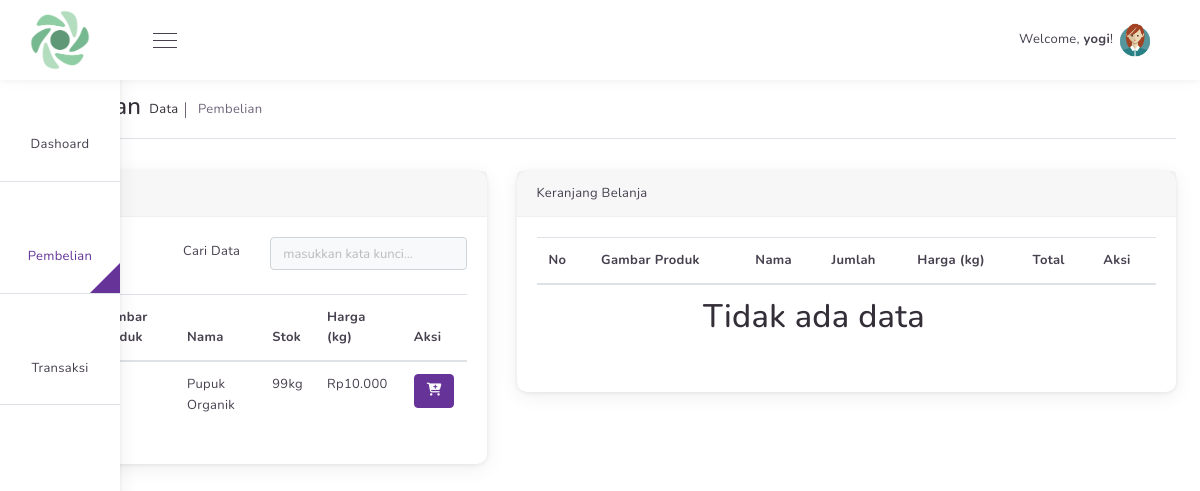
/views/pembelian (signed in), run on the app's committed database.
### tables this page shows
CREATE TABLE `produk` (
  `id` int(11) NOT NULL,
  `nama_produk` varchar(255) NOT NULL,
  `gambar_produk` varchar(255) NOT NULL,
  `jumlah_produk_kg` int(11) NOT NULL,
  `harga_produk` int(11) NOT NULL
);

### views/pembelian/index.php (the view, shortened to what this page needs)
<?php
require_once('../../config/config.php');
$db = databaseConnection();
$query = "SELECT * FROM produk WHERE jumlah_produk_kg > 0";
$stmt = $db->query($query);
$results = $stmt->fetchAll();
$query2 = "SELECT a.id, a.kuantitas, c.nama_produk, c.harga_produk, c.gambar_produk, b.id as id_transaksi, c.jumlah_produk_kg
            FROM detail_transaksi a
            JOIN transaksi b ON a.id_transaksi=b.id
            JOIN produk c ON c.id=a.id_produk
            WHERE b.id_pengguna = " . $_SESSION['id_pengguna'] . " AND b.is_done = 0";
$prep = $db->query($query2);
$data = $prep->fetchAll();
?>
<div class="row">
    <div class="col-5">
        <div class="card mb-4">
            <div class="card-header">
                <div class="row">
                    <div class="col-12">
                    </div>
                </div>
            </div>
            <div class="card-body">
                <div class="row">
                    <div class="col-6">
                        <p class="text-right mt-1">Cari Data</p>
                    </div>
                    <div class="col-6">
                        <input type="text" name="search" id="search" class="form-control search" placeholder="masukkan kata kunci...">
                    </div>
                </div>
                <table class="table table-hover table-stripped mt-3" id="tableProduct">
                    <thead>
                        <tr>
                            <th>No</th>
                            <th>Gambar Produk</th>
                            <th>Nama</th>
                            <th>Stok</th>
                            <th>Harga (kg)</th>
                            <th>Aksi</th>
                        </tr>
                    </thead>
                    <tbody>
                        <?php foreach ($results as $key => $value) : ?>
                            <tr>
                                <td><?= ($key + 1); ?></td>
                                <td><img src="<?= $value['gambar_produk']; ?>" width="100px"></td>
                                <td><?= $value['nama_produk']; ?></td>
                                <td><?= $value['jumlah_produk_kg']; ?>kg</td>
                                <td>Rp<?= number_format($value['harga_produk'], 0, ",", ".") ?></td>
                                <td>
                                    <button class="btn btn-cart btn-primary" data-cat="addCart" data-id="<?= $value['id']; ?>" data-max="<?= $value['jumlah_produk_kg']; ?>" <?= $value['jumlah_produk_kg'] == 0 ? 'disabled' : ''; ?>>
                                        <i class="fa fa-cart-plus text-white pointer"></i>
                                    </button>
                                </td>
                            </tr>
                        <?php endforeach; ?>
                    </tbody>
                </table>
            </div>
        </div>
    </div>
    <div class="col-7">
        <div class="card mb-4">
            <div class="card-header">
                <div class="row">
                    <div class="col-12">
                        Keranjang Belanja
                    </div>
                </div>
            </div>
            <div class="card-body">
                <table class="table table-hover table-stripped" id="keranjang">
                    <thead>
                        <tr>
                            <th>No</th>
                            <th>Gambar Produk</th>
                            <th>Nama</th>
                            <th>Jumlah</th>
                            <th>Harga (kg)</th>
                            <th>Total</th>
                            <th>Aksi</th>
                        </tr>
                    </thead>
                    <tbody>
                        <?php
                        if (count($data) > 0) {
                            foreach ($data as $index => $v) :
                        ?>
                                <tr>
                                    <td><?= ($index + 1); ?></td>
                                    <td><img src="<?= $v['gambar_produk']; ?>" width="100px"></td>
                                    <td><?= $v['nama_produk']; ?></td>
                                    <td><?= $v['kuantitas']; ?>kg</td>
                                    <td>Rp<?= number_format($v['harga_produk'], 0, ",", ".") ?>/kg</td>
                                    <td>Rp<?= number_format(($v['harga_produk'] * $v['kuantitas']), 0, ",", ".") ?></td>
                                    <td class="text-center">
                                        <button class="btn btn-cart btn-success mr-2" data-id="<?= $v['id']; ?>" data-cat="updateCart" data-kuantitas="<?= $v['kuantitas']; ?>" data-max="<?= $v['jumlah_produk_kg']; ?>">
                                            <i class="fa fa-pencil text-white pointer"></i>
                                        </button>
                                        <button class="btn btn-delete btn-danger" data-transaksi="<?= $v['id_transaksi']; ?>" data-id="<?= $v['id']; ?>">
                                            <i class="fa fa-trash text-white pointer"></i>
                                        </button>
                                    </td>
                                </tr>
                            <?php
                            endforeach;
                        } else {
                            ?>
                            <tr>
                                <td colspan="6" class="text-center">
                                    <h1>Tidak ada data</h1>
                                </td>
                            </tr>
                        <?php
                        }
                        ?>
                    </tbody>
                </table>
            </div>
        </div>
    </div>
</div>
<?php
require_once('../../templates/master.php');
?>

### data on the page
produk: nama_produk "Pupuk Organik", jumlah_produk_kg "99", harga_produk "10.000"

### other printed values
$_SESSION['username'] "yogi"
$pageSub "Data"
$pageTitle "Pembelian"
